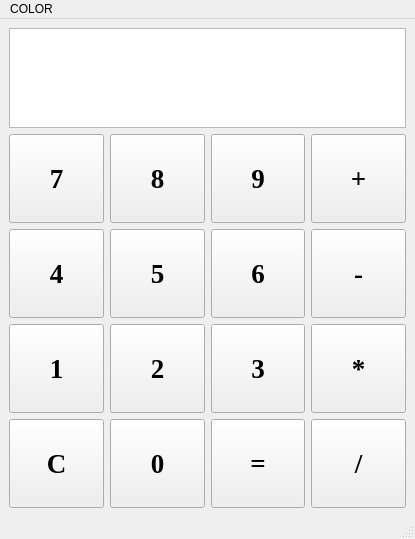
<?xml version="1.0" encoding="UTF-8"?>
<ui version="4.0">
 <class>MainWindow</class>
 <widget class="QMainWindow" name="MainWindow">
  <property name="geometry">
   <rect>
    <x>0</x>
    <y>0</y>
    <width>415</width>
    <height>539</height>
   </rect>
  </property>
  <property name="windowTitle">
   <string>HESAP MAKİNASI</string>
  </property>
  <widget class="QWidget" name="centralwidget">
   <layout class="QGridLayout" name="gridLayout">
    <item row="0" column="0" colspan="4">
     <widget class="QTextBrowser" name="mainText">
      <property name="sizePolicy">
       <sizepolicy hsizetype="Expanding" vsizetype="Fixed">
        <horstretch>0</horstretch>
        <verstretch>30</verstretch>
       </sizepolicy>
      </property>
      <property name="maximumSize">
       <size>
        <width>16777215</width>
        <height>100</height>
       </size>
      </property>
      <property name="baseSize">
       <size>
        <width>0</width>
        <height>0</height>
       </size>
      </property>
      <property name="font">
       <font>
        <pointsize>30</pointsize>
        <weight>75</weight>
        <bold>true</bold>
       </font>
      </property>
      <property name="layoutDirection">
       <enum>Qt::RightToLeft</enum>
      </property>
     </widget>
    </item>
    <item row="1" column="0">
     <widget class="QPushButton" name="pushButton_7">
      <property name="sizePolicy">
       <sizepolicy hsizetype="Preferred" vsizetype="Preferred">
        <horstretch>0</horstretch>
        <verstretch>0</verstretch>
       </sizepolicy>
      </property>
      <property name="font">
       <font>
        <family>Times New Roman</family>
        <pointsize>20</pointsize>
        <weight>75</weight>
        <bold>true</bold>
       </font>
      </property>
      <property name="text">
       <string>7</string>
      </property>
      <property name="shortcut">
       <string>7</string>
      </property>
     </widget>
    </item>
    <item row="1" column="1">
     <widget class="QPushButton" name="pushButton_8">
      <property name="sizePolicy">
       <sizepolicy hsizetype="Preferred" vsizetype="Preferred">
        <horstretch>0</horstretch>
        <verstretch>0</verstretch>
       </sizepolicy>
      </property>
      <property name="font">
       <font>
        <family>Times New Roman</family>
        <pointsize>20</pointsize>
        <weight>75</weight>
        <bold>true</bold>
       </font>
      </property>
      <property name="text">
       <string>8</string>
      </property>
      <property name="shortcut">
       <string>8</string>
      </property>
     </widget>
    </item>
    <item row="1" column="2">
     <widget class="QPushButton" name="pushButton_9">
      <property name="sizePolicy">
       <sizepolicy hsizetype="Preferred" vsizetype="Preferred">
        <horstretch>0</horstretch>
        <verstretch>0</verstretch>
       </sizepolicy>
      </property>
      <property name="font">
       <font>
        <family>Times New Roman</family>
        <pointsize>20</pointsize>
        <weight>75</weight>
        <bold>true</bold>
       </font>
      </property>
      <property name="text">
       <string>9</string>
      </property>
      <property name="shortcut">
       <string>9</string>
      </property>
     </widget>
    </item>
    <item row="1" column="3">
     <widget class="QPushButton" name="pushButton_plus">
      <property name="sizePolicy">
       <sizepolicy hsizetype="Preferred" vsizetype="Preferred">
        <horstretch>0</horstretch>
        <verstretch>0</verstretch>
       </sizepolicy>
      </property>
      <property name="sizeIncrement">
       <size>
        <width>0</width>
        <height>0</height>
       </size>
      </property>
      <property name="font">
       <font>
        <family>Times New Roman</family>
        <pointsize>20</pointsize>
        <weight>75</weight>
        <bold>true</bold>
       </font>
      </property>
      <property name="styleSheet">
       <string notr="true"/>
      </property>
      <property name="text">
       <string>+</string>
      </property>
      <property name="shortcut">
       <string>+</string>
      </property>
     </widget>
    </item>
    <item row="2" column="0">
     <widget class="QPushButton" name="pushButton_4">
      <property name="sizePolicy">
       <sizepolicy hsizetype="Preferred" vsizetype="Preferred">
        <horstretch>0</horstretch>
        <verstretch>0</verstretch>
       </sizepolicy>
      </property>
      <property name="font">
       <font>
        <family>Times New Roman</family>
        <pointsize>20</pointsize>
        <weight>75</weight>
        <bold>true</bold>
       </font>
      </property>
      <property name="text">
       <string>4</string>
      </property>
      <property name="shortcut">
       <string>4</string>
      </property>
     </widget>
    </item>
    <item row="2" column="1">
     <widget class="QPushButton" name="pushButton_5">
      <property name="sizePolicy">
       <sizepolicy hsizetype="Preferred" vsizetype="Preferred">
        <horstretch>0</horstretch>
        <verstretch>0</verstretch>
       </sizepolicy>
      </property>
      <property name="font">
       <font>
        <family>Times New Roman</family>
        <pointsize>20</pointsize>
        <weight>75</weight>
        <bold>true</bold>
       </font>
      </property>
      <property name="text">
       <string>5</string>
      </property>
      <property name="shortcut">
       <string>5</string>
      </property>
     </widget>
    </item>
    <item row="2" column="2">
     <widget class="QPushButton" name="pushButton_6">
      <property name="sizePolicy">
       <sizepolicy hsizetype="Preferred" vsizetype="Preferred">
        <horstretch>0</horstretch>
        <verstretch>0</verstretch>
       </sizepolicy>
      </property>
      <property name="font">
       <font>
        <family>Times New Roman</family>
        <pointsize>20</pointsize>
        <weight>75</weight>
        <bold>true</bold>
       </font>
      </property>
      <property name="text">
       <string>6</string>
      </property>
      <property name="shortcut">
       <string>6</string>
      </property>
     </widget>
    </item>
    <item row="2" column="3">
     <widget class="QPushButton" name="pushButton_sub">
      <property name="sizePolicy">
       <sizepolicy hsizetype="Preferred" vsizetype="Preferred">
        <horstretch>0</horstretch>
        <verstretch>0</verstretch>
       </sizepolicy>
      </property>
      <property name="font">
       <font>
        <family>Times New Roman</family>
        <pointsize>20</pointsize>
        <weight>75</weight>
        <bold>true</bold>
       </font>
      </property>
      <property name="text">
       <string>-</string>
      </property>
      <property name="shortcut">
       <string>-</string>
      </property>
     </widget>
    </item>
    <item row="3" column="0">
     <widget class="QPushButton" name="pushButton_1">
      <property name="sizePolicy">
       <sizepolicy hsizetype="Preferred" vsizetype="Preferred">
        <horstretch>0</horstretch>
        <verstretch>0</verstretch>
       </sizepolicy>
      </property>
      <property name="font">
       <font>
        <family>Times New Roman</family>
        <pointsize>20</pointsize>
        <weight>75</weight>
        <bold>true</bold>
       </font>
      </property>
      <property name="text">
       <string>1</string>
      </property>
      <property name="shortcut">
       <string>1</string>
      </property>
     </widget>
    </item>
    <item row="3" column="1">
     <widget class="QPushButton" name="pushButton_2">
      <property name="sizePolicy">
       <sizepolicy hsizetype="Preferred" vsizetype="Preferred">
        <horstretch>0</horstretch>
        <verstretch>0</verstretch>
       </sizepolicy>
      </property>
      <property name="font">
       <font>
        <family>Times New Roman</family>
        <pointsize>20</pointsize>
        <weight>75</weight>
        <bold>true</bold>
       </font>
      </property>
      <property name="text">
       <string>2</string>
      </property>
      <property name="shortcut">
       <string>2</string>
      </property>
     </widget>
    </item>
    <item row="3" column="2">
     <widget class="QPushButton" name="pushButton_3">
      <property name="sizePolicy">
       <sizepolicy hsizetype="Preferred" vsizetype="Preferred">
        <horstretch>0</horstretch>
        <verstretch>0</verstretch>
       </sizepolicy>
      </property>
      <property name="font">
       <font>
        <family>Times New Roman</family>
        <pointsize>20</pointsize>
        <weight>75</weight>
        <bold>true</bold>
       </font>
      </property>
      <property name="text">
       <string>3</string>
      </property>
      <property name="shortcut">
       <string>3</string>
      </property>
     </widget>
    </item>
    <item row="3" column="3">
     <widget class="QPushButton" name="pushButton_mul">
      <property name="sizePolicy">
       <sizepolicy hsizetype="Preferred" vsizetype="Preferred">
        <horstretch>0</horstretch>
        <verstretch>0</verstretch>
       </sizepolicy>
      </property>
      <property name="font">
       <font>
        <family>Times New Roman</family>
        <pointsize>20</pointsize>
        <weight>75</weight>
        <bold>true</bold>
       </font>
      </property>
      <property name="text">
       <string>*</string>
      </property>
      <property name="shortcut">
       <string>*</string>
      </property>
     </widget>
    </item>
    <item row="4" column="0">
     <widget class="QPushButton" name="pushButton_clean">
      <property name="sizePolicy">
       <sizepolicy hsizetype="Preferred" vsizetype="Preferred">
        <horstretch>0</horstretch>
        <verstretch>0</verstretch>
       </sizepolicy>
      </property>
      <property name="font">
       <font>
        <family>Times New Roman</family>
        <pointsize>20</pointsize>
        <weight>75</weight>
        <bold>true</bold>
       </font>
      </property>
      <property name="text">
       <string>C</string>
      </property>
      <property name="shortcut">
       <string>C</string>
      </property>
     </widget>
    </item>
    <item row="4" column="1">
     <widget class="QPushButton" name="pushButton_0">
      <property name="sizePolicy">
       <sizepolicy hsizetype="Preferred" vsizetype="Preferred">
        <horstretch>0</horstretch>
        <verstretch>0</verstretch>
       </sizepolicy>
      </property>
      <property name="font">
       <font>
        <family>Times New Roman</family>
        <pointsize>20</pointsize>
        <weight>75</weight>
        <bold>true</bold>
       </font>
      </property>
      <property name="text">
       <string>0</string>
      </property>
      <property name="shortcut">
       <string>0</string>
      </property>
     </widget>
    </item>
    <item row="4" column="2">
     <widget class="QPushButton" name="pushButton_equal">
      <property name="sizePolicy">
       <sizepolicy hsizetype="Preferred" vsizetype="Preferred">
        <horstretch>0</horstretch>
        <verstretch>0</verstretch>
       </sizepolicy>
      </property>
      <property name="font">
       <font>
        <family>Times New Roman</family>
        <pointsize>20</pointsize>
        <weight>75</weight>
        <bold>true</bold>
       </font>
      </property>
      <property name="text">
       <string>=</string>
      </property>
      <property name="shortcut">
       <string>Enter</string>
      </property>
     </widget>
    </item>
    <item row="4" column="3">
     <widget class="QPushButton" name="pushButton_div">
      <property name="sizePolicy">
       <sizepolicy hsizetype="Preferred" vsizetype="Preferred">
        <horstretch>0</horstretch>
        <verstretch>0</verstretch>
       </sizepolicy>
      </property>
      <property name="font">
       <font>
        <family>Times New Roman</family>
        <pointsize>20</pointsize>
        <weight>75</weight>
        <bold>true</bold>
       </font>
      </property>
      <property name="text">
       <string>/</string>
      </property>
      <property name="shortcut">
       <string>/</string>
      </property>
     </widget>
    </item>
   </layout>
   <zorder>pushButton_7</zorder>
   <zorder>pushButton_4</zorder>
   <zorder>pushButton_1</zorder>
   <zorder>pushButton_equal</zorder>
   <zorder>pushButton_0</zorder>
   <zorder>pushButton_8</zorder>
   <zorder>pushButton_2</zorder>
   <zorder>pushButton_5</zorder>
   <zorder>pushButton_clean</zorder>
   <zorder>pushButton_9</zorder>
   <zorder>pushButton_3</zorder>
   <zorder>pushButton_6</zorder>
   <zorder>pushButton_div</zorder>
   <zorder>pushButton_mul</zorder>
   <zorder>pushButton_sub</zorder>
   <zorder>mainText</zorder>
   <zorder>pushButton_plus</zorder>
  </widget>
  <widget class="QMenuBar" name="menubar">
   <property name="geometry">
    <rect>
     <x>0</x>
     <y>0</y>
     <width>415</width>
     <height>26</height>
    </rect>
   </property>
   <widget class="QMenu" name="menuCOLOR">
    <property name="title">
     <string>COLOR</string>
    </property>
    <addaction name="actionPink"/>
    <addaction name="actionBlue"/>
    <addaction name="actionBlack"/>
    <addaction name="actionGrey"/>
    <addaction name="actionRed"/>
    <addaction name="actionWhite"/>
   </widget>
   <addaction name="menuCOLOR"/>
  </widget>
  <widget class="QStatusBar" name="statusbar"/>
  <action name="actionPink">
   <property name="text">
    <string>Pink</string>
   </property>
  </action>
  <action name="actionBlue">
   <property name="text">
    <string>Blue</string>
   </property>
  </action>
  <action name="actionBlack">
   <property name="text">
    <string>Black</string>
   </property>
  </action>
  <action name="actionGrey">
   <property name="text">
    <string>Grey</string>
   </property>
  </action>
  <action name="actionRed">
   <property name="text">
    <string>Red</string>
   </property>
  </action>
  <action name="actionWhite">
   <property name="text">
    <string>White</string>
   </property>
  </action>
 </widget>
 <resources/>
 <connections/>
</ui>
